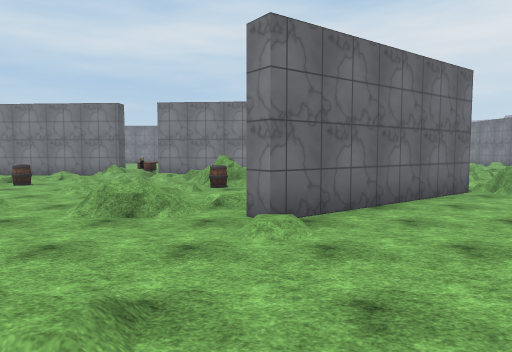
[1] (above)

24 first-person views from a walk through a scene from a Unity 3-D project. The camera is 1.5 m above the floor, tilts 4° down and sees 70° across. The floor is counted in squares, 2 m on a side. Each view is taken from the middle of a square. On the plan, view 1 faces up. The plan holds only what a view shows up to about 11 squares ahead; the rest is blank. The place goes on beyond the plan. The player character is not drawn. Some surface patterns are stand-ins.

[2]
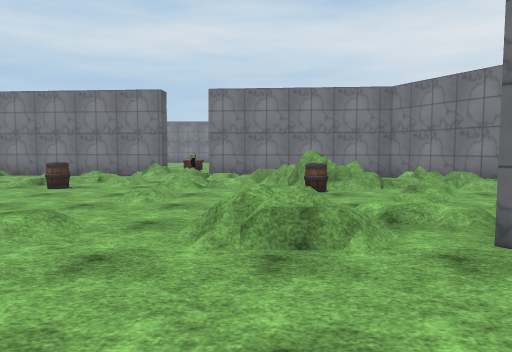

[3]
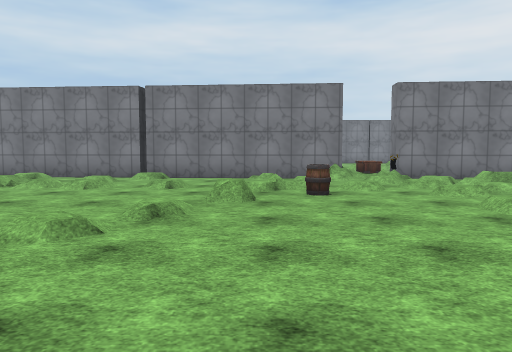

[4]
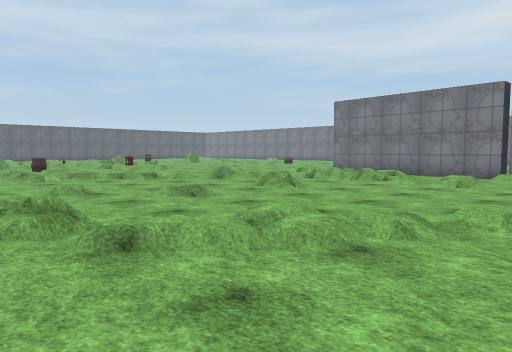

[5]
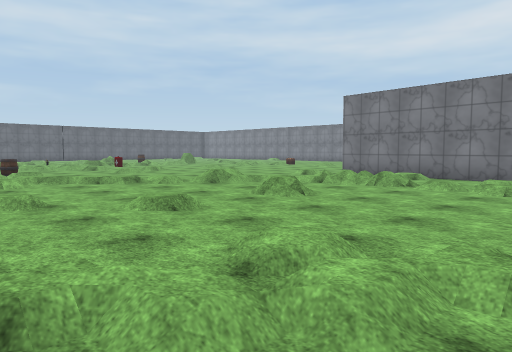

[6]
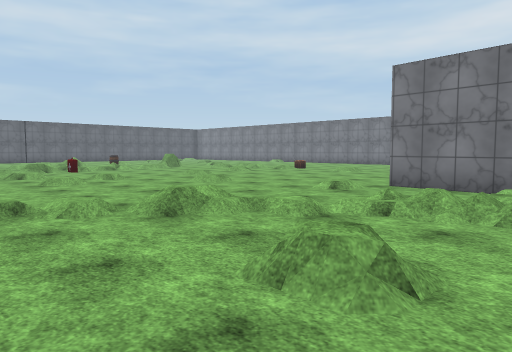

[7]
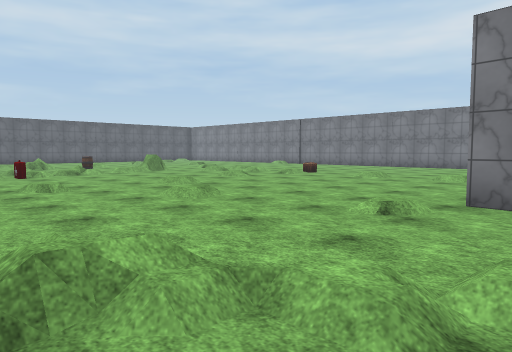

[8]
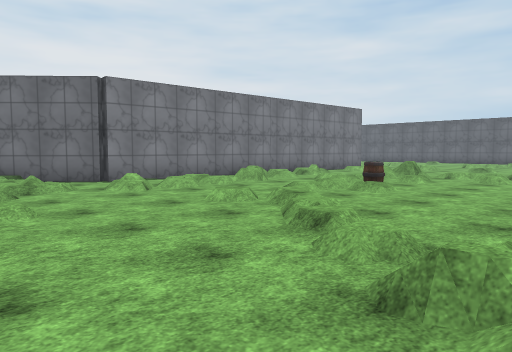

[9]
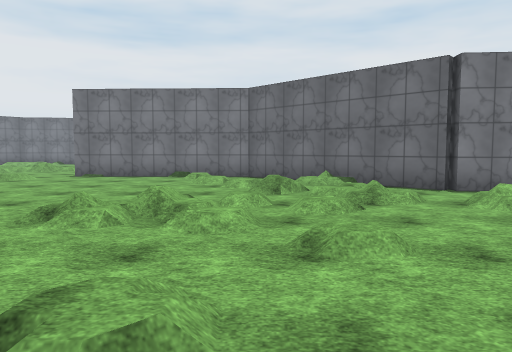

[10]
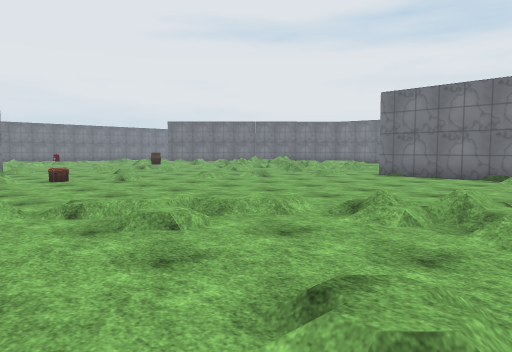

[11]
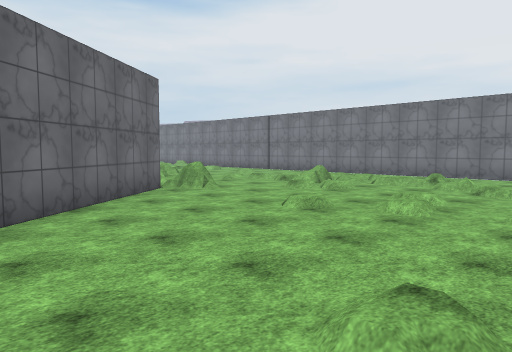

[12]
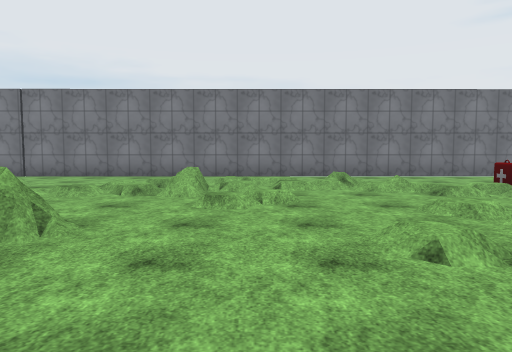

[13]
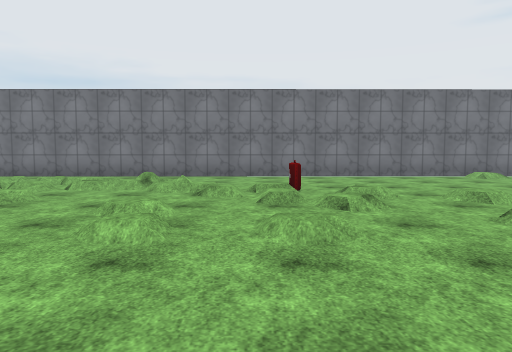

[14]
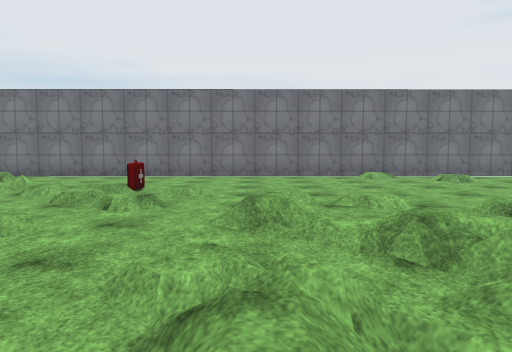

[15]
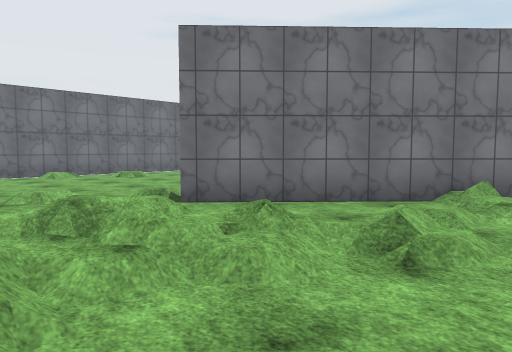

[16]
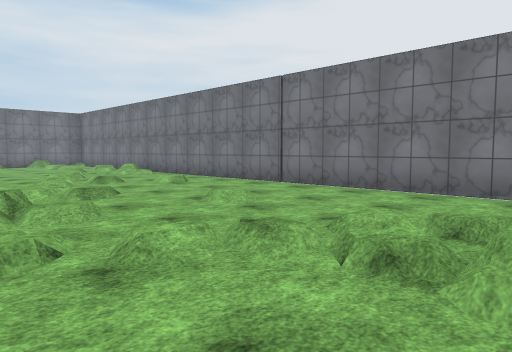

[17]
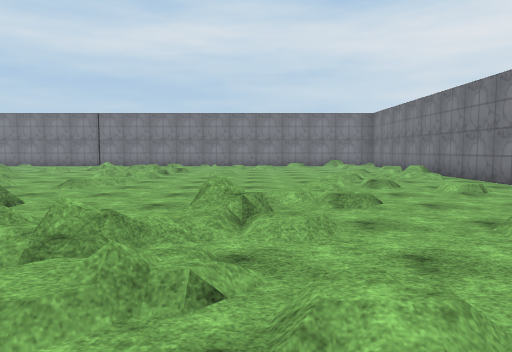

[18]
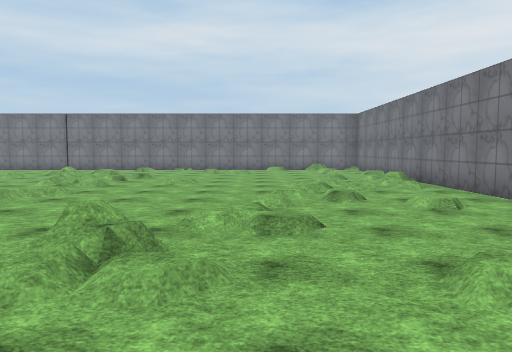

[19]
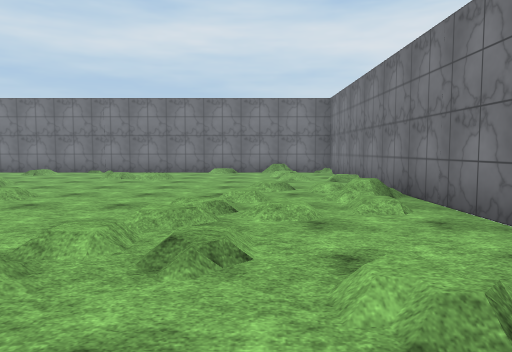

[20]
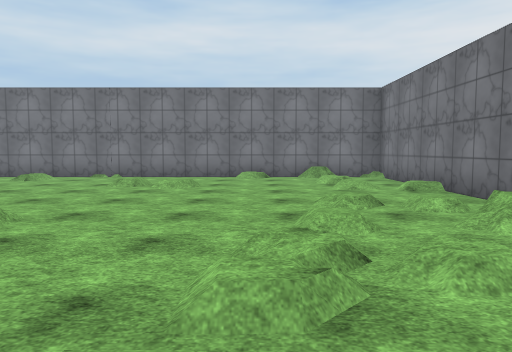

[21]
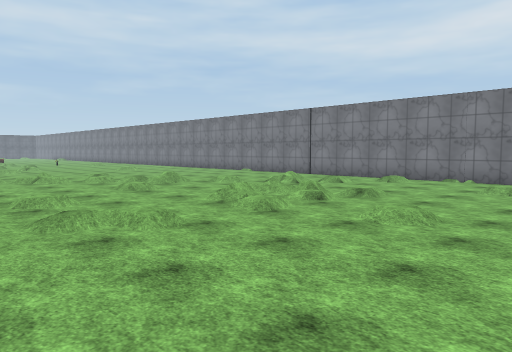

[22]
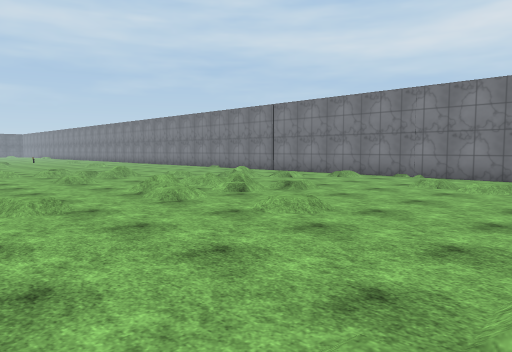

[23]
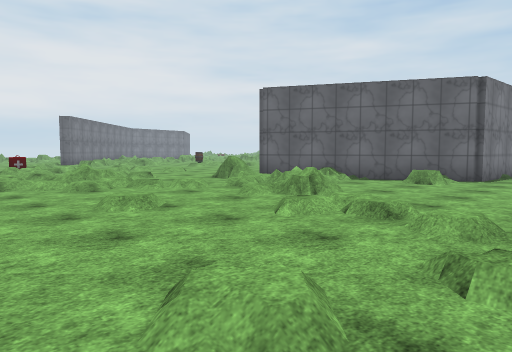

[24]
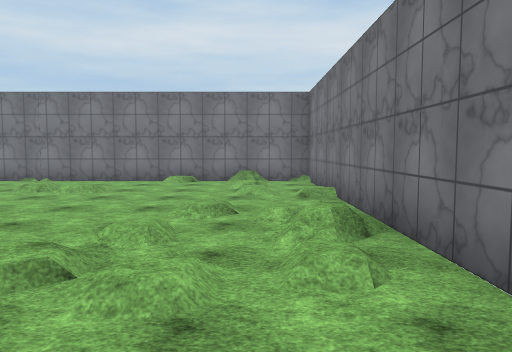

### Floor plan
Key: @ floor where view 1 was taken; # wall or solid block; x gap in a wall; . main floor; : floor 0.25 m higher than the main floor; + floor 0.5 m higher than the main floor; / step, stairs or slope; = window, fence, low wall or low ledge; B barrel; C crate; O other object.
Columns run from 25 left of view 1 to 13 right of it. Each row starts with its distance up from view 1.
 25                            ##########
 24                            ......./.###
 23                             ......... #
 22                            /...:/.../ #
 21                           /...../...//#
 20                          /.../........#
 19                         /..///.....//.#
 18       /./              //...=../...///#
 17      .....            //.:..//....//./#
 16     ......           //...........//./#
 15    :......           /......//....//..#
 14   ........##             .../...././/.#
 13  .../..../.##########C####......./....#
 12 ....../../.././...../O  #####...//....#
 11 ...........////..../...+x  ##...=.....#
 10 O.........///./...////..# :=#//:......#
  9  ........#......../B....B=..##=:......#
  8  //...../=..+.............:. ##..//...#
  7 //....../.......//...../.:. ###../=/..#
  6 /././/.:......../...... /:###...////..#
  5 /=//B///......://......=###.....///:..#
  4    /././../...//.....C.../...//...//..#
  3    .......///+....../.........//..//..#
  2    //.../////......... //.....///./...#
  1       ...//..........     //../..//...#
  0     #####./.........     @./..//:/O...#
 -1         ##.//......         ...../....#
 -2          ##./.....        ..///=//....#
 -3           ##//....        /////.//....#
 -4            ######.        ../:../.....#
 -5                           .//..#/..../#
 -6                            ./.## .....#
 -7                             ###  .../.#
 -8                            ##      ...#
 -9                            #         .#

Positions as (right, up) in squares from view 1, and headings:
1: (0, 0), facing up
2: (-2, 2), facing up
3: (-7, 3), facing up
4: (-8, 2), facing up-left
5: (-9, 3), facing up-left
6: (-12, 6), facing up-left
7: (-14, 8), facing up-left
8: (-14, 9), facing down-left
9: (-14, 7), facing down
10: (-14, 7), facing down-right
11: (0, 0), facing up-right
12: (2, 5), facing right
13: (2, 1), facing right
14: (2, -2), facing right
15: (1, -2), facing down-right
16: (6, 6), facing up-right
17: (7, 7), facing up
18: (8, 8), facing up
19: (10, 12), facing up
20: (9, 14), facing up
21: (8, 13), facing up-left
22: (9, 14), facing up-left
23: (12, 15), facing down-left
24: (11, 14), facing up
